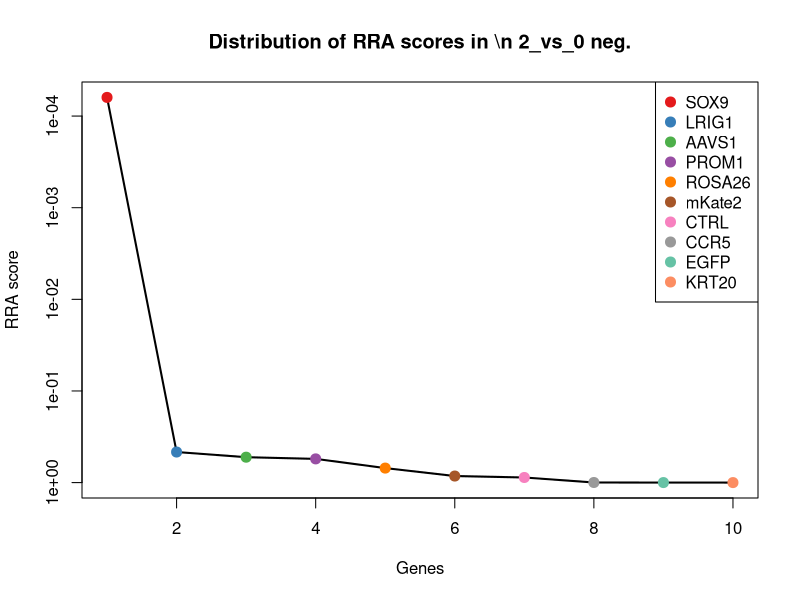
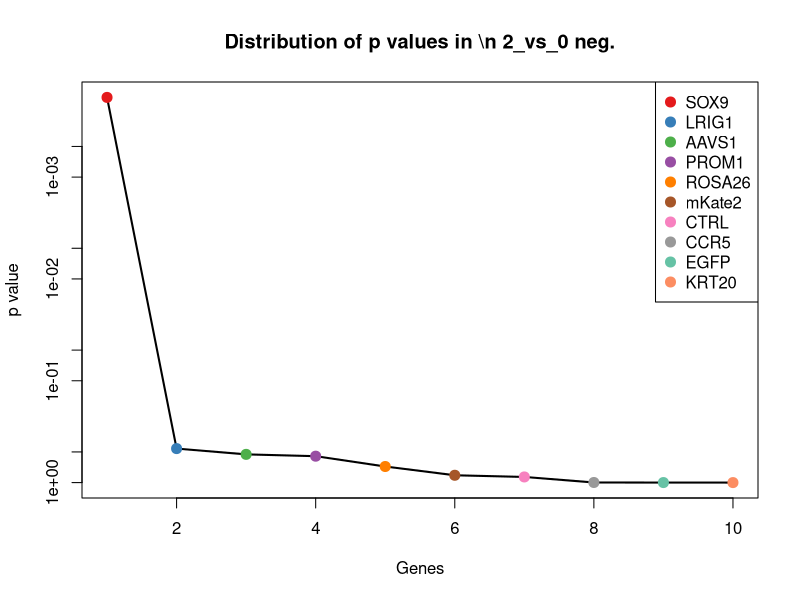
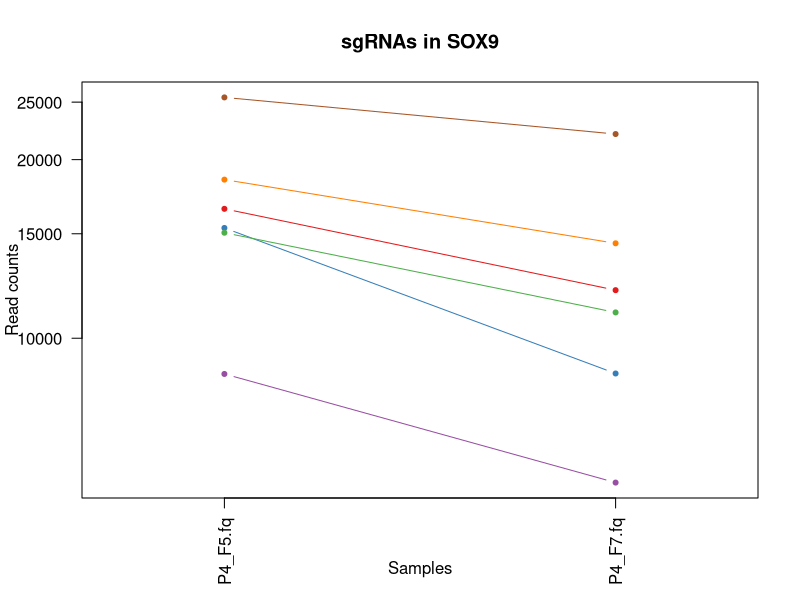
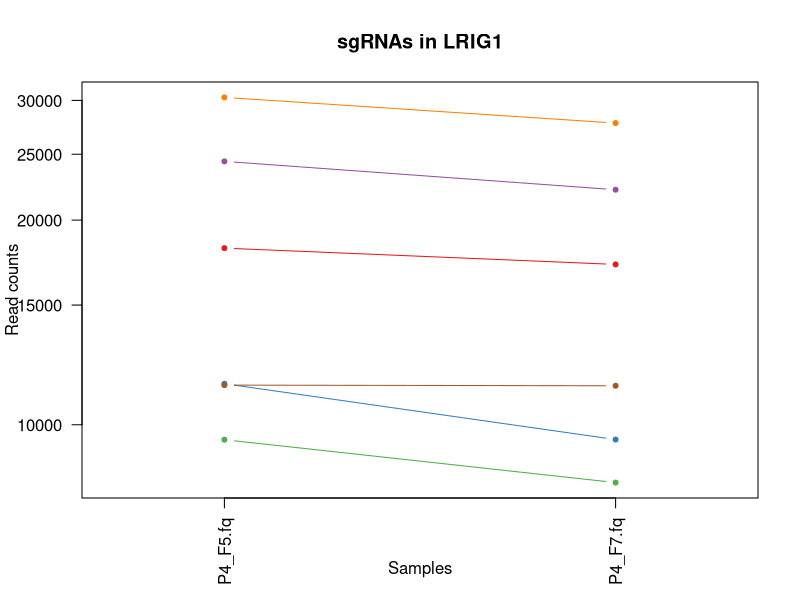
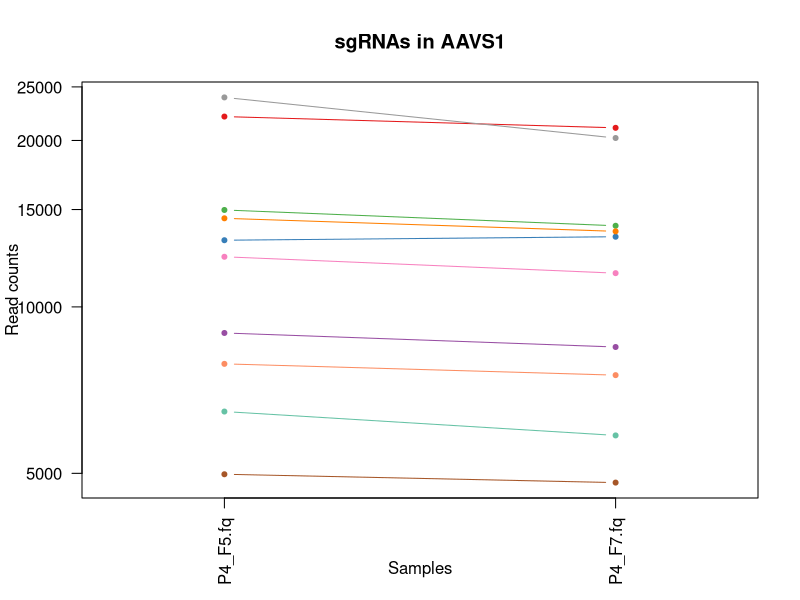
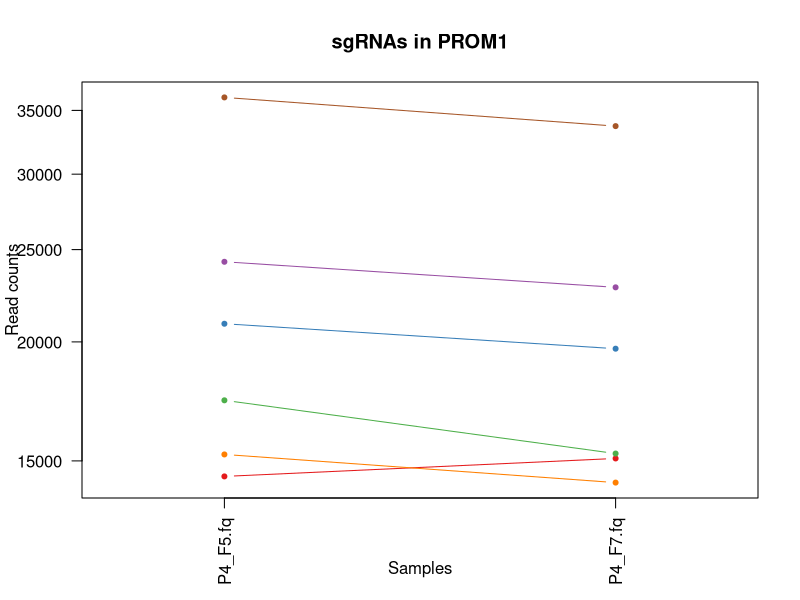
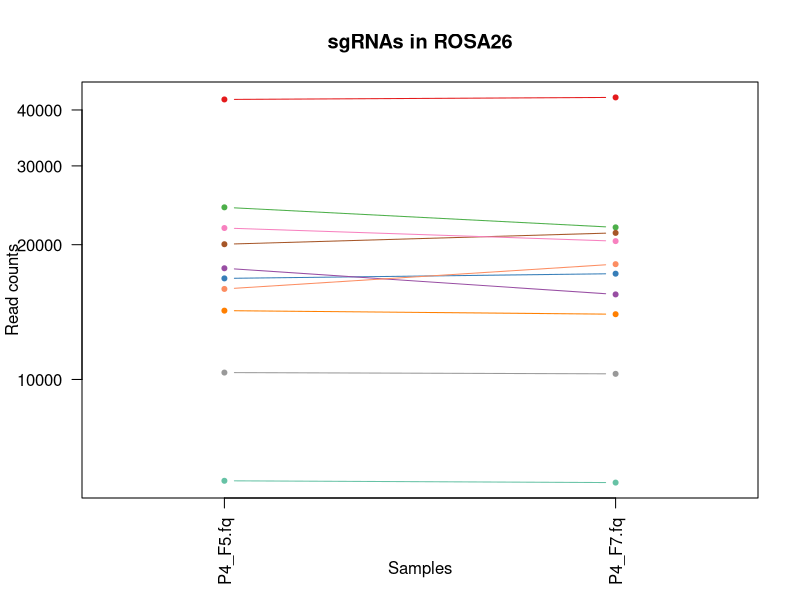
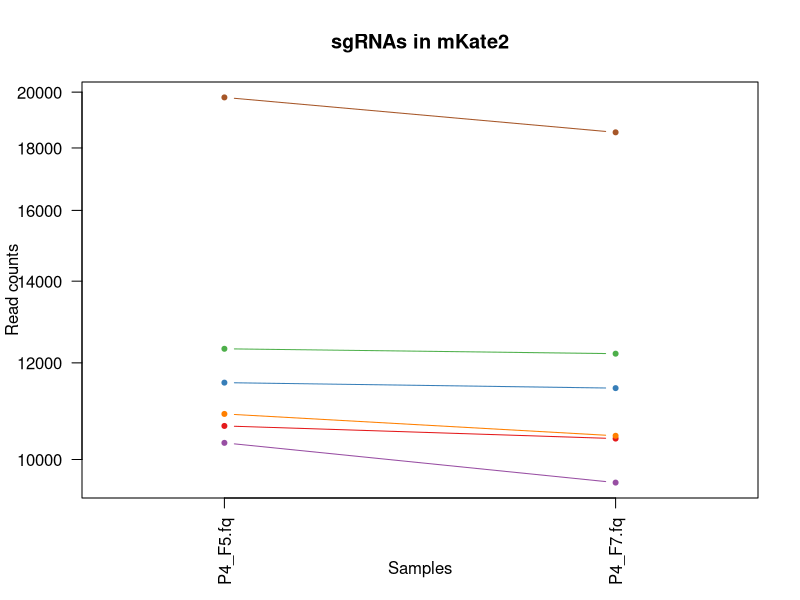

Here is the R script that generated these plots, in order: (Note: this script raises an error after producing the figures.)
pdf(file='P4_02_day3.pdf',width=4.5,height=4.5);
gstable=read.table('P4_02_day3.gene_summary.txt',header=T)
# 
#
# parameters
# Do not modify the variables beginning with "__"

# gstablename='__GENE_SUMMARY_FILE__'
startindex=3
# outputfile='__OUTPUT_FILE__'
targetgenelist=c("SOX9","LRIG1","AAVS1","PROM1","ROSA26","mKate2","CTRL","CCR5","EGFP","KRT20")
# samplelabel=sub('.\\w+.\\w+$','',colnames(gstable)[startindex]);
samplelabel='2_vs_0 neg.'


# You need to write some codes in front of this code:
# gstable=read.table(gstablename,header=T)
# pdf(file=outputfile,width=6,height=6)


# set up color using RColorBrewer
#library(RColorBrewer)
#colors <- brewer.pal(length(targetgenelist), "Set1")

colors=c( "#E41A1C", "#377EB8", "#4DAF4A", "#984EA3", "#FF7F00",  "#A65628", "#F781BF",
          "#999999", "#66C2A5", "#FC8D62", "#8DA0CB", "#E78AC3", "#A6D854", "#FFD92F", "#E5C494", "#B3B3B3", 
          "#8DD3C7", "#FFFFB3", "#BEBADA", "#FB8072", "#80B1D3", "#FDB462", "#B3DE69", "#FCCDE5",
          "#D9D9D9", "#BC80BD", "#CCEBC5", "#FFED6F")

######
# function definition

plotrankedvalues<-function(val, tglist, ...){
  
  plot(val,log='y',ylim=c(max(val),min(val)),type='l',lwd=2, ...)
  if(length(tglist)>0){
    for(i in 1:length(tglist)){
      targetgene=tglist[i];
      tx=which(names(val)==targetgene);ty=val[targetgene];
      points(tx,ty,col=colors[(i %% length(colors)) ],cex=2,pch=20)
      # text(tx+50,ty,targetgene,col=colors[i])
    }
    legend('topright',tglist,pch=20,pt.cex = 2,cex=1,col=colors)
  }
}



plotrandvalues<-function(val,targetgenelist, ...){
  # choose the one with the best distance distribution
  
  mindiffvalue=0;
  randval=val;
  for(i in 1:20){
    randval0=sample(val)
    vindex=sort(which(names(randval0) %in% targetgenelist))
    if(max(vindex)>0.9*length(val)){
      # print('pass...')
      next;
    }
    mindiffind=min(diff(vindex));
    if (mindiffind > mindiffvalue){
      mindiffvalue=mindiffind;
      randval=randval0;
      # print(paste('Diff: ',mindiffvalue))
    }
  }
  plot(randval,log='y',ylim=c(max(randval),min(randval)),pch=20,col='grey', ...)
  
  if(length(targetgenelist)>0){
    for(i in 1:length(targetgenelist)){
      targetgene=targetgenelist[i];
      tx=which(names(randval)==targetgene);ty=randval[targetgene];
      points(tx,ty,col=colors[(i %% length(colors)) ],cex=2,pch=20)
      text(tx+50,ty,targetgene,col=colors[i])
    }
  }
  
}




# set.seed(1235)



pvec=gstable[,startindex]
names(pvec)=gstable[,'id']
pvec=sort(pvec);

plotrankedvalues(pvec,targetgenelist,xlab='Genes',ylab='RRA score',main=paste('Distribution of RRA scores in \\n',samplelabel))

# plotrandvalues(pvec,targetgenelist,xlab='Genes',ylab='RRA score',main=paste('Distribution of RRA scores in \\n',samplelabel))


pvec=gstable[,startindex+1]
names(pvec)=gstable[,'id']
pvec=sort(pvec);

plotrankedvalues(pvec,targetgenelist,xlab='Genes',ylab='p value',main=paste('Distribution of p values in \\n',samplelabel))

# plotrandvalues(pvec,targetgenelist,xlab='Genes',ylab='p value',main=paste('Distribution of p values in \\n',samplelabel))



# you need to write after this code:
# dev.off()






# parameters
# Do not modify the variables beginning with "__"
targetmat=list(c(16523.277406669917,12050.718204267621),c(15341.141543221409,8720.537786324996),c(15059.807407550856,11053.267329429924),c(8704.495907434663,5709.862298439452),c(18505.92869716839,14453.30366398001),c(25462.958001652518,22088.211795487397))
targetgene="SOX9"
collabel=c("P4_F5.fq","P4_F7.fq")

# set up color using RColorBrewer
#library(RColorBrewer)
#colors <- brewer.pal(length(targetgenelist), "Set1")

colors=c( "#E41A1C", "#377EB8", "#4DAF4A", "#984EA3", "#FF7F00",  "#A65628", "#F781BF",
          "#999999", "#66C2A5", "#FC8D62", "#8DA0CB", "#E78AC3", "#A6D854", "#FFD92F", "#E5C494", "#B3B3B3", 
          "#8DD3C7", "#FFFFB3", "#BEBADA", "#FB8072", "#80B1D3", "#FDB462", "#B3DE69", "#FCCDE5",
          "#D9D9D9", "#BC80BD", "#CCEBC5", "#FFED6F")


## code

targetmatvec=unlist(targetmat)+1
yrange=range(targetmatvec[targetmatvec>0]);
# yrange[1]=1; # set the minimum value to 1
for(i in 1:length(targetmat)){
  vali=targetmat[[i]]+1;
  if(i==1){
    plot(1:length(vali),vali,type='b',las=1,pch=20,main=paste('sgRNAs in',targetgene),ylab='Read counts',xlab='Samples',xlim=c(0.7,length(vali)+0.3),ylim = yrange,col=colors[(i %% length(colors))],xaxt='n',log='y')
    axis(1,at=1:length(vali),labels=(collabel),las=2)
    # lines(0:100,rep(1,101),col='black');
  }else{
    lines(1:length(vali),vali,type='b',pch=20,col=colors[(i %% length(colors))])
  }
}




# parameters
# Do not modify the variables beginning with "__"
targetmat=list(c(18187.320007244958,17212.03978049438),c(11488.550114370077,9509.566090301087),c(9505.011334484629,8220.09458046498),c(24400.633205445414,22167.229143781085),c(30305.100096979142,27782.041588475957),c(11436.188240538648,11410.563165192681))
targetgene="LRIG1"
collabel=c("P4_F5.fq","P4_F7.fq")

# set up color using RColorBrewer
#library(RColorBrewer)
#colors <- brewer.pal(length(targetgenelist), "Set1")

colors=c( "#E41A1C", "#377EB8", "#4DAF4A", "#984EA3", "#FF7F00",  "#A65628", "#F781BF",
          "#999999", "#66C2A5", "#FC8D62", "#8DA0CB", "#E78AC3", "#A6D854", "#FFD92F", "#E5C494", "#B3B3B3", 
          "#8DD3C7", "#FFFFB3", "#BEBADA", "#FB8072", "#80B1D3", "#FDB462", "#B3DE69", "#FCCDE5",
          "#D9D9D9", "#BC80BD", "#CCEBC5", "#FFED6F")


## code

targetmatvec=unlist(targetmat)+1
yrange=range(targetmatvec[targetmatvec>0]);
# yrange[1]=1; # set the minimum value to 1
for(i in 1:length(targetmat)){
  vali=targetmat[[i]]+1;
  if(i==1){
    plot(1:length(vali),vali,type='b',las=1,pch=20,main=paste('sgRNAs in',targetgene),ylab='Read counts',xlab='Samples',xlim=c(0.7,length(vali)+0.3),ylim = yrange,col=colors[(i %% length(colors))],xaxt='n',log='y')
    axis(1,at=1:length(vali),labels=(collabel),las=2)
    # lines(0:100,rep(1,101),col='black');
  }else{
    lines(1:length(vali),vali,type='b',pch=20,col=colors[(i %% length(colors))])
  }
}




# parameters
# Do not modify the variables beginning with "__"
targetmat=list(c(22092.273309927717,21080.454310002697),c(13199.629652454703,13392.867946299519),c(14971.945958240492,14019.280837845123),c(8969.855234139695,8460.582162228375),c(14461.639560730815,13697.485549866486),c(4979.702950307493,4809.75163526789),c(12320.12766996411,11507.903376858816),c(23927.601362188616,20204.392405007475),c(6466.247673487862,5854.15484749749),c(7887.118182032203,7524.970951272692))
targetgene="AAVS1"
collabel=c("P4_F5.fq","P4_F7.fq")

# set up color using RColorBrewer
#library(RColorBrewer)
#colors <- brewer.pal(length(targetgenelist), "Set1")

colors=c( "#E41A1C", "#377EB8", "#4DAF4A", "#984EA3", "#FF7F00",  "#A65628", "#F781BF",
          "#999999", "#66C2A5", "#FC8D62", "#8DA0CB", "#E78AC3", "#A6D854", "#FFD92F", "#E5C494", "#B3B3B3", 
          "#8DD3C7", "#FFFFB3", "#BEBADA", "#FB8072", "#80B1D3", "#FDB462", "#B3DE69", "#FCCDE5",
          "#D9D9D9", "#BC80BD", "#CCEBC5", "#FFED6F")


## code

targetmatvec=unlist(targetmat)+1
yrange=range(targetmatvec[targetmatvec>0]);
# yrange[1]=1; # set the minimum value to 1
for(i in 1:length(targetmat)){
  vali=targetmat[[i]]+1;
  if(i==1){
    plot(1:length(vali),vali,type='b',las=1,pch=20,main=paste('sgRNAs in',targetgene),ylab='Read counts',xlab='Samples',xlim=c(0.7,length(vali)+0.3),ylim = yrange,col=colors[(i %% length(colors))],xaxt='n',log='y')
    axis(1,at=1:length(vali),labels=(collabel),las=2)
    # lines(0:100,rep(1,101),col='black');
  }else{
    lines(1:length(vali),vali,type='b',pch=20,col=colors[(i %% length(colors))])
  }
}




# parameters
# Do not modify the variables beginning with "__"
targetmat=list(c(14446.552241152267,15087.732808251061),c(20895.937616287636,19673.02936720645),c(17364.61734552066,15267.525905093218),c(24272.83473372125,22818.835972463807),c(15234.642816784606,14232.284124549844),c(36117.268092267645,33695.745741933904))
targetgene="PROM1"
collabel=c("P4_F5.fq","P4_F7.fq")

# set up color using RColorBrewer
#library(RColorBrewer)
#colors <- brewer.pal(length(targetgenelist), "Set1")

colors=c( "#E41A1C", "#377EB8", "#4DAF4A", "#984EA3", "#FF7F00",  "#A65628", "#F781BF",
          "#999999", "#66C2A5", "#FC8D62", "#8DA0CB", "#E78AC3", "#A6D854", "#FFD92F", "#E5C494", "#B3B3B3", 
          "#8DD3C7", "#FFFFB3", "#BEBADA", "#FB8072", "#80B1D3", "#FDB462", "#B3DE69", "#FCCDE5",
          "#D9D9D9", "#BC80BD", "#CCEBC5", "#FFED6F")


## code

targetmatvec=unlist(targetmat)+1
yrange=range(targetmatvec[targetmatvec>0]);
# yrange[1]=1; # set the minimum value to 1
for(i in 1:length(targetmat)){
  vali=targetmat[[i]]+1;
  if(i==1){
    plot(1:length(vali),vali,type='b',las=1,pch=20,main=paste('sgRNAs in',targetgene),ylab='Read counts',xlab='Samples',xlim=c(0.7,length(vali)+0.3),ylim = yrange,col=colors[(i %% length(colors))],xaxt='n',log='y')
    axis(1,at=1:length(vali),labels=(collabel),las=2)
    # lines(0:100,rep(1,101),col='black');
  }else{
    lines(1:length(vali),vali,type='b',pch=20,col=colors[(i %% length(colors))])
  }
}




# parameters
# Do not modify the variables beginning with "__"
targetmat=list(c(42222.307585257346,42668.22289963008),c(16817.0363937581,17229.21746490605),c(24239.11013701626,21866.047077096453),c(17716.95063214908,15487.400265562606),c(14245.979639696288,13987.215826943337),c(20049.272741115055,21253.376333080185),c(21791.414407743752,20371.588533281072),c(10358.776124752996,10291.723320512507),c(5936.41650946477,5881.639142556163),c(15928.65951739777,18093.82758029349))
targetgene="ROSA26"
collabel=c("P4_F5.fq","P4_F7.fq")

# set up color using RColorBrewer
#library(RColorBrewer)
#colors <- brewer.pal(length(targetgenelist), "Set1")

colors=c( "#E41A1C", "#377EB8", "#4DAF4A", "#984EA3", "#FF7F00",  "#A65628", "#F781BF",
          "#999999", "#66C2A5", "#FC8D62", "#8DA0CB", "#E78AC3", "#A6D854", "#FFD92F", "#E5C494", "#B3B3B3", 
          "#8DD3C7", "#FFFFB3", "#BEBADA", "#FB8072", "#80B1D3", "#FDB462", "#B3DE69", "#FCCDE5",
          "#D9D9D9", "#BC80BD", "#CCEBC5", "#FFED6F")


## code

targetmatvec=unlist(targetmat)+1
yrange=range(targetmatvec[targetmatvec>0]);
# yrange[1]=1; # set the minimum value to 1
for(i in 1:length(targetmat)){
  vali=targetmat[[i]]+1;
  if(i==1){
    plot(1:length(vali),vali,type='b',las=1,pch=20,main=paste('sgRNAs in',targetgene),ylab='Read counts',xlab='Samples',xlim=c(0.7,length(vali)+0.3),ylim = yrange,col=colors[(i %% length(colors))],xaxt='n',log='y')
    axis(1,at=1:length(vali),labels=(collabel),las=2)
    # lines(0:100,rep(1,101),col='black');
  }else{
    lines(1:length(vali),vali,type='b',pch=20,col=colors[(i %% length(colors))])
  }
}




# parameters
# Do not modify the variables beginning with "__"
targetmat=list(c(10652.535111841176,10401.660500747203),c(11559.549265327945,11440.337818172911),c(12321.902648738056,12208.752900854995),c(10317.951612952222,9572.55093314388),c(10896.594693258849,10456.62909086455),c(19800.775712762515,18538.157017075384))
targetgene="mKate2"
collabel=c("P4_F5.fq","P4_F7.fq")

# set up color using RColorBrewer
#library(RColorBrewer)
#colors <- brewer.pal(length(targetgenelist), "Set1")

colors=c( "#E41A1C", "#377EB8", "#4DAF4A", "#984EA3", "#FF7F00",  "#A65628", "#F781BF",
          "#999999", "#66C2A5", "#FC8D62", "#8DA0CB", "#E78AC3", "#A6D854", "#FFD92F", "#E5C494", "#B3B3B3", 
          "#8DD3C7", "#FFFFB3", "#BEBADA", "#FB8072", "#80B1D3", "#FDB462", "#B3DE69", "#FCCDE5",
          "#D9D9D9", "#BC80BD", "#CCEBC5", "#FFED6F")


## code

targetmatvec=unlist(targetmat)+1
yrange=range(targetmatvec[targetmatvec>0]);
# yrange[1]=1; # set the minimum value to 1
for(i in 1:length(targetmat)){
  vali=targetmat[[i]]+1;
  if(i==1){
    plot(1:length(vali),vali,type='b',las=1,pch=20,main=paste('sgRNAs in',targetgene),ylab='Read counts',xlab='Samples',xlim=c(0.7,length(vali)+0.3),ylim = yrange,col=colors[(i %% length(colors))],xaxt='n',log='y')
    axis(1,at=1:length(vali),labels=(collabel),las=2)
    # lines(0:100,rep(1,101),col='black');
  }else{
    lines(1:length(vali),vali,type='b',pch=20,col=colors[(i %% length(colors))])
  }
}




# parameters
# Do not modify the variables beginning with "__"
targetmat=list(c(12743.4601075504,11339.56206962444),c(11485.000156822183,10857.441727136873),c(40949.64780433756,39996.52038413484),c(7144.289565135505,6769.152837159167),c(12833.984025021682,12421.756187559717),c(25522.419790579734,24621.347656728485),c(14533.526201075656,14113.185512628925),c(15148.556346248191,14270.075030255519),c(13946.008226899296,13475.32083147554),c(22053.22377690089,20449.460702613982))
targetgene="CTRL"
collabel=c("P4_F5.fq","P4_F7.fq")

# set up color using RColorBrewer
#library(RColorBrewer)
#colors <- brewer.pal(length(targetgenelist), "Set1")

colors=c( "#E41A1C", "#377EB8", "#4DAF4A", "#984EA3", "#FF7F00",  "#A65628", "#F781BF",
          "#999999", "#66C2A5", "#FC8D62", "#8DA0CB", "#E78AC3", "#A6D854", "#FFD92F", "#E5C494", "#B3B3B3", 
          "#8DD3C7", "#FFFFB3", "#BEBADA", "#FB8072", "#80B1D3", "#FDB462", "#B3DE69", "#FCCDE5",
          "#D9D9D9", "#BC80BD", "#CCEBC5", "#FFED6F")


## code

targetmatvec=unlist(targetmat)+1
yrange=range(targetmatvec[targetmatvec>0]);
# yrange[1]=1; # set the minimum value to 1
for(i in 1:length(targetmat)){
  vali=targetmat[[i]]+1;
  if(i==1){
    plot(1:length(vali),vali,type='b',las=1,pch=20,main=paste('sgRNAs in',targetgene),ylab='Read counts',xlab='Samples',xlim=c(0.7,length(vali)+0.3),ylim = yrange,col=colors[(i %% length(colors))],xaxt='n',log='y')
    axis(1,at=1:length(vali),labels=(collabel),las=2)
    # lines(0:100,rep(1,101),col='black');
  }else{
    lines(1:length(vali),vali,type='b',pch=20,col=colors[(i %% length(colors))])
  }
}




# parameters
# Do not modify the variables beginning with "__"
targetmat=list(c(11627.885948124893,11923.603339621255),c(18341.74316057832,17537.270605355352),c(9946.981049197359,9800.441546338716),c(10017.980200155227,9815.32887282883),c(10752.821412569165,10439.451406452878),c(13906.958693872468,13324.157208652834),c(26808.391912304123,25998.997946544503),c(17121.445253489957,16396.672360420394),c(8422.274282377135,8174.287422033857),c(13262.641398929813,13037.862468458317))
targetgene="CCR5"
collabel=c("P4_F5.fq","P4_F7.fq")

# set up color using RColorBrewer
#library(RColorBrewer)
#colors <- brewer.pal(length(targetgenelist), "Set1")

colors=c( "#E41A1C", "#377EB8", "#4DAF4A", "#984EA3", "#FF7F00",  "#A65628", "#F781BF",
          "#999999", "#66C2A5", "#FC8D62", "#8DA0CB", "#E78AC3", "#A6D854", "#FFD92F", "#E5C494", "#B3B3B3", 
          "#8DD3C7", "#FFFFB3", "#BEBADA", "#FB8072", "#80B1D3", "#FDB462", "#B3DE69", "#FCCDE5",
          "#D9D9D9", "#BC80BD", "#CCEBC5", "#FFED6F")


## code

targetmatvec=unlist(targetmat)+1
yrange=range(targetmatvec[targetmatvec>0]);
# yrange[1]=1; # set the minimum value to 1
for(i in 1:length(targetmat)){
  vali=targetmat[[i]]+1;
  if(i==1){
    plot(1:length(vali),vali,type='b',las=1,pch=20,main=paste('sgRNAs in',targetgene),ylab='Read counts',xlab='Samples',xlim=c(0.7,length(vali)+0.3),ylim = yrange,col=colors[(i %% length(colors))],xaxt='n',log='y')
    axis(1,at=1:length(vali),labels=(collabel),las=2)
    # lines(0:100,rep(1,101),col='black');
  }else{
    lines(1:length(vali),vali,type='b',pch=20,col=colors[(i %% length(colors))])
  }
}




# parameters
# Do not modify the variables beginning with "__"
targetmat=list(c(7432.723615901846,18139.634738724613),c(12427.513885787885,22119.131627428404),c(6818.580960116284,8548.760942208286),c(8576.6974357105,12315.254544207355),c(11127.341933871921,18733.98261936843),c(22113.573055215078,21796.19116048899))
targetgene="EGFP"
collabel=c("P4_F5.fq","P4_F7.fq")

# set up color using RColorBrewer
#library(RColorBrewer)
#colors <- brewer.pal(length(targetgenelist), "Set1")

colors=c( "#E41A1C", "#377EB8", "#4DAF4A", "#984EA3", "#FF7F00",  "#A65628", "#F781BF",
          "#999999", "#66C2A5", "#FC8D62", "#8DA0CB", "#E78AC3", "#A6D854", "#FFD92F", "#E5C494", "#B3B3B3", 
          "#8DD3C7", "#FFFFB3", "#BEBADA", "#FB8072", "#80B1D3", "#FDB462", "#B3DE69", "#FCCDE5",
          "#D9D9D9", "#BC80BD", "#CCEBC5", "#FFED6F")


## code

targetmatvec=unlist(targetmat)+1
yrange=range(targetmatvec[targetmatvec>0]);
# yrange[1]=1; # set the minimum value to 1
for(i in 1:length(targetmat)){
  vali=targetmat[[i]]+1;
  if(i==1){
    plot(1:length(vali),vali,type='b',las=1,pch=20,main=paste('sgRNAs in',targetgene),ylab='Read counts',xlab='Samples',xlim=c(0.7,length(vali)+0.3),ylim = yrange,col=colors[(i %% length(colors))],xaxt='n',log='y')
    axis(1,at=1:length(vali),labels=(collabel),las=2)
    # lines(0:100,rep(1,101),col='black');
  }else{
    lines(1:length(vali),vali,type='b',pch=20,col=colors[(i %% length(colors))])
  }
}




# parameters
# Do not modify the variables beginning with "__"
targetmat=list(c(7106.12752149565,12993.200488987972),c(12331.665031994764,18199.184044685073),c(8656.571480538101,15723.307131482889),c(4829.717243908996,7457.405392586787),c(15049.157534907175,25067.967451431934),c(8203.951893181691,11317.803669369658))
targetgene="KRT20"
collabel=c("P4_F5.fq","P4_F7.fq")

# set up color using RColorBrewer
#library(RColorBrewer)
#colors <- brewer.pal(length(targetgenelist), "Set1")

colors=c( "#E41A1C", "#377EB8", "#4DAF4A", "#984EA3", "#FF7F00",  "#A65628", "#F781BF",
          "#999999", "#66C2A5", "#FC8D62", "#8DA0CB", "#E78AC3", "#A6D854", "#FFD92F", "#E5C494", "#B3B3B3", 
          "#8DD3C7", "#FFFFB3", "#BEBADA", "#FB8072", "#80B1D3", "#FDB462", "#B3DE69", "#FCCDE5",
          "#D9D9D9", "#BC80BD", "#CCEBC5", "#FFED6F")


## code

targetmatvec=unlist(targetmat)+1
yrange=range(targetmatvec[targetmatvec>0]);
# yrange[1]=1; # set the minimum value to 1
for(i in 1:length(targetmat)){
  vali=targetmat[[i]]+1;
  if(i==1){
    plot(1:length(vali),vali,type='b',las=1,pch=20,main=paste('sgRNAs in',targetgene),ylab='Read counts',xlab='Samples',xlim=c(0.7,length(vali)+0.3),ylim = yrange,col=colors[(i %% length(colors))],xaxt='n',log='y')
    axis(1,at=1:length(vali),labels=(collabel),las=2)
    # lines(0:100,rep(1,101),col='black');
  }else{
    lines(1:length(vali),vali,type='b',pch=20,col=colors[(i %% length(colors))])
  }
}



# 
#
# parameters
# Do not modify the variables beginning with "__"

# gstablename='__GENE_SUMMARY_FILE__'
startindex=9
# outputfile='__OUTPUT_FILE__'
targetgenelist=c("KRT20","EGFP","PROM1","ROSA26","LRIG1","mKate2","CCR5","AAVS1","CTRL","SOX9")
# samplelabel=sub('.\\w+.\\w+$','',colnames(gstable)[startindex]);
samplelabel='2_vs_0 pos.'


# You need to write some codes in front of this code:
# gstable=read.table(gstablename,header=T)
# pdf(file=outputfile,width=6,height=6)


# set up color using RColorBrewer
#library(RColorBrewer)
#colors <- brewer.pal(length(targetgenelist), "Set1")

colors=c( "#E41A1C", "#377EB8", "#4DAF4A", "#984EA3", "#FF7F00",  "#A65628", "#F781BF",
          "#999999", "#66C2A5", "#FC8D62", "#8DA0CB", "#E78AC3", "#A6D854", "#FFD92F", "#E5C494", "#B3B3B3", 
          "#8DD3C7", "#FFFFB3", "#BEBADA", "#FB8072", "#80B1D3", "#FDB462", "#B3DE69", "#FCCDE5",
          "#D9D9D9", "#BC80BD", "#CCEBC5", "#FFED6F")

######
# function definition

plotrankedvalues<-function(val, tglist, ...){
  
  plot(val,log='y',ylim=c(max(val),min(val)),type='l',lwd=2, ...)
  if(length(tglist)>0){
    for(i in 1:length(tglist)){
      targetgene=tglist[i];
      tx=which(names(val)==targetgene);ty=val[targetgene];
      points(tx,ty,col=colors[(i %% length(colors)) ],cex=2,pch=20)
      # text(tx+50,ty,targetgene,col=colors[i])
    }
    legend('topright',tglist,pch=20,pt.cex = 2,cex=1,col=colors)
  }
}



plotrandvalues<-function(val,targetgenelist, ...){
  # choose the one with the best distance distribution
  
  mindiffvalue=0;
  randval=val;
  for(i in 1:20){
    randval0=sample(val)
    vindex=sort(which(names(randval0) %in% targetgenelist))
    if(max(vindex)>0.9*length(val)){
      # print('pass...')
      next;
    }
    mindiffind=min(diff(vindex));
    if (mindiffind > mindiffvalue){
      mindiffvalue=mindiffind;
      randval=randval0;
      # print(paste('Diff: ',mindiffvalue))
    }
  }
  plot(randval,log='y',ylim=c(max(randval),min(randval)),pch=20,col='grey', ...)
  
  if(length(targetgenelist)>0){
    for(i in 1:length(targetgenelist)){
      targetgene=targetgenelist[i];
      tx=which(names(randval)==targetgene);ty=randval[targetgene];
      points(tx,ty,col=colors[(i %% length(colors)) ],cex=2,pch=20)
      text(tx+50,ty,targetgene,col=colors[i])
    }
  }
  
}




# set.seed(1235)



pvec=gstable[,startindex]
names(pvec)=gstable[,'id']
pvec=sort(pvec);

plotrankedvalues(pvec,targetgenelist,xlab='Genes',ylab='RRA score',main=paste('Distribution of RRA scores in \\n',samplelabel))

# plotrandvalues(pvec,targetgenelist,xlab='Genes',ylab='RRA score',main=paste('Distribution of RRA scores in \\n',samplelabel))


pvec=gstable[,startindex+1]
names(pvec)=gstable[,'id']
pvec=sort(pvec);

plotrankedvalues(pvec,targetgenelist,xlab='Genes',ylab='p value',main=paste('Distribution of p values in \\n',samplelabel))

# plotrandvalues(pvec,targetgenelist,xlab='Genes',ylab='p value',main=paste('Distribution of p values in \\n',samplelabel))



# you need to write after this code:
# dev.off()






# parameters
# Do not modify the variables beginning with "__"
targetmat=list(c(7106.12752149565,12993.200488987972),c(12331.665031994764,18199.184044685073),c(8656.571480538101,15723.307131482889),c(4829.717243908996,7457.405392586787),c(15049.157534907175,25067.967451431934),c(8203.951893181691,11317.803669369658))
targetgene="KRT20"
collabel=c("P4_F5.fq","P4_F7.fq")

# set up color using RColorBrewer
#library(RColorBrewer)
#colors <- brewer.pal(length(targetgenelist), "Set1")

colors=c( "#E41A1C", "#377EB8", "#4DAF4A", "#984EA3", "#FF7F00",  "#A65628", "#F781BF",
          "#999999", "#66C2A5", "#FC8D62", "#8DA0CB", "#E78AC3", "#A6D854", "#FFD92F", "#E5C494", "#B3B3B3", 
          "#8DD3C7", "#FFFFB3", "#BEBADA", "#FB8072", "#80B1D3", "#FDB462", "#B3DE69", "#FCCDE5",
          "#D9D9D9", "#BC80BD", "#CCEBC5", "#FFED6F")


## code

targetmatvec=unlist(targetmat)+1
yrange=range(targetmatvec[targetmatvec>0]);
# yrange[1]=1; # set the minimum value to 1
for(i in 1:length(targetmat)){
  vali=targetmat[[i]]+1;
  if(i==1){
    plot(1:length(vali),vali,type='b',las=1,pch=20,main=paste('sgRNAs in',targetgene),ylab='Read counts',xlab='Samples',xlim=c(0.7,length(vali)+0.3),ylim = yrange,col=colors[(i %% length(colors))],xaxt='n',log='y')
    axis(1,at=1:length(vali),labels=(collabel),las=2)
    # lines(0:100,rep(1,101),col='black');
  }else{
    lines(1:length(vali),vali,type='b',pch=20,col=colors[(i %% length(colors))])
  }
}




# parameters
# Do not modify the variables beginning with "__"
targetmat=list(c(7432.723615901846,18139.634738724613),c(12427.513885787885,22119.131627428404),c(6818.580960116284,8548.760942208286),c(8576.6974357105,12315.254544207355),c(11127.341933871921,18733.98261936843),c(22113.573055215078,21796.19116048899))
targetgene="EGFP"
collabel=c("P4_F5.fq","P4_F7.fq")

# set up color using RColorBrewer
#library(RColorBrewer)
#colors <- brewer.pal(length(targetgenelist), "Set1")

colors=c( "#E41A1C", "#377EB8", "#4DAF4A", "#984EA3", "#FF7F00",  "#A65628", "#F781BF",
          "#999999", "#66C2A5", "#FC8D62", "#8DA0CB", "#E78AC3", "#A6D854", "#FFD92F", "#E5C494", "#B3B3B3", 
          "#8DD3C7", "#FFFFB3", "#BEBADA", "#FB8072", "#80B1D3", "#FDB462", "#B3DE69", "#FCCDE5",
          "#D9D9D9", "#BC80BD", "#CCEBC5", "#FFED6F")


## code

targetmatvec=unlist(targetmat)+1
yrange=range(targetmatvec[targetmatvec>0]);
# yrange[1]=1; # set the minimum value to 1
for(i in 1:length(targetmat)){
  vali=targetmat[[i]]+1;
  if(i==1){
    plot(1:length(vali),vali,type='b',las=1,pch=20,main=paste('sgRNAs in',targetgene),ylab='Read counts',xlab='Samples',xlim=c(0.7,length(vali)+0.3),ylim = yrange,col=colors[(i %% length(colors))],xaxt='n',log='y')
    axis(1,at=1:length(vali),labels=(collabel),las=2)
    # lines(0:100,rep(1,101),col='black');
  }else{
    lines(1:length(vali),vali,type='b',pch=20,col=colors[(i %% length(colors))])
  }
}




# parameters
# Do not modify the variables beginning with "__"
targetmat=list(c(14446.552241152267,15087.732808251061),c(20895.937616287636,19673.02936720645),c(17364.61734552066,15267.525905093218),c(24272.83473372125,22818.835972463807),c(15234.642816784606,14232.284124549844),c(36117.268092267645,33695.745741933904))
targetgene="PROM1"
collabel=c("P4_F5.fq","P4_F7.fq")

# set up color using RColorBrewer
#library(RColorBrewer)
#colors <- brewer.pal(length(targetgenelist), "Set1")

colors=c( "#E41A1C", "#377EB8", "#4DAF4A", "#984EA3", "#FF7F00",  "#A65628", "#F781BF",
          "#999999", "#66C2A5", "#FC8D62", "#8DA0CB", "#E78AC3", "#A6D854", "#FFD92F", "#E5C494", "#B3B3B3", 
          "#8DD3C7", "#FFFFB3", "#BEBADA", "#FB8072", "#80B1D3", "#FDB462", "#B3DE69", "#FCCDE5",
          "#D9D9D9", "#BC80BD", "#CCEBC5", "#FFED6F")


## code

targetmatvec=unlist(targetmat)+1
yrange=range(targetmatvec[targetmatvec>0]);
# yrange[1]=1; # set the minimum value to 1
for(i in 1:length(targetmat)){
  vali=targetmat[[i]]+1;
  if(i==1){
    plot(1:length(vali),vali,type='b',las=1,pch=20,main=paste('sgRNAs in',targetgene),ylab='Read counts',xlab='Samples',xlim=c(0.7,length(vali)+0.3),ylim = yrange,col=colors[(i %% length(colors))],xaxt='n',log='y')
    axis(1,at=1:length(vali),labels=(collabel),las=2)
    # lines(0:100,rep(1,101),col='black');
  }else{
    lines(1:length(vali),vali,type='b',pch=20,col=colors[(i %% length(colors))])
  }
}




# parameters
# Do not modify the variables beginning with "__"
targetmat=list(c(42222.307585257346,42668.22289963008),c(16817.0363937581,17229.21746490605),c(24239.11013701626,21866.047077096453),c(17716.95063214908,15487.400265562606),c(14245.979639696288,13987.215826943337),c(20049.272741115055,21253.376333080185),c(21791.414407743752,20371.588533281072),c(10358.776124752996,10291.723320512507),c(5936.41650946477,5881.639142556163),c(15928.65951739777,18093.82758029349))
targetgene="ROSA26"
collabel=c("P4_F5.fq","P4_F7.fq")

# set up color using RColorBrewer
#library(RColorBrewer)
#colors <- brewer.pal(length(targetgenelist), "Set1")

colors=c( "#E41A1C", "#377EB8", "#4DAF4A", "#984EA3", "#FF7F00",  "#A65628", "#F781BF",
          "#999999", "#66C2A5", "#FC8D62", "#8DA0CB", "#E78AC3", "#A6D854", "#FFD92F", "#E5C494", "#B3B3B3", 
          "#8DD3C7", "#FFFFB3", "#BEBADA", "#FB8072", "#80B1D3", "#FDB462", "#B3DE69", "#FCCDE5",
          "#D9D9D9", "#BC80BD", "#CCEBC5", "#FFED6F")


## code

targetmatvec=unlist(targetmat)+1
yrange=range(targetmatvec[targetmatvec>0]);
# yrange[1]=1; # set the minimum value to 1
for(i in 1:length(targetmat)){
  vali=targetmat[[i]]+1;
  if(i==1){
    plot(1:length(vali),vali,type='b',las=1,pch=20,main=paste('sgRNAs in',targetgene),ylab='Read counts',xlab='Samples',xlim=c(0.7,length(vali)+0.3),ylim = yrange,col=colors[(i %% length(colors))],xaxt='n',log='y')
    axis(1,at=1:length(vali),labels=(collabel),las=2)
    # lines(0:100,rep(1,101),col='black');
  }else{
    lines(1:length(vali),vali,type='b',pch=20,col=colors[(i %% length(colors))])
  }
}




# parameters
# Do not modify the variables beginning with "__"
targetmat=list(c(18187.320007244958,17212.03978049438),c(11488.550114370077,9509.566090301087),c(9505.011334484629,8220.09458046498),c(24400.633205445414,22167.229143781085),c(30305.100096979142,27782.041588475957),c(11436.188240538648,11410.563165192681))
targetgene="LRIG1"
collabel=c("P4_F5.fq","P4_F7.fq")

# set up color using RColorBrewer
#library(RColorBrewer)
#colors <- brewer.pal(length(targetgenelist), "Set1")

colors=c( "#E41A1C", "#377EB8", "#4DAF4A", "#984EA3", "#FF7F00",  "#A65628", "#F781BF",
          "#999999", "#66C2A5", "#FC8D62", "#8DA0CB", "#E78AC3", "#A6D854", "#FFD92F", "#E5C494", "#B3B3B3", 
          "#8DD3C7", "#FFFFB3", "#BEBADA", "#FB8072", "#80B1D3", "#FDB462", "#B3DE69", "#FCCDE5",
          "#D9D9D9", "#BC80BD", "#CCEBC5", "#FFED6F")


## code

targetmatvec=unlist(targetmat)+1
yrange=range(targetmatvec[targetmatvec>0]);
# yrange[1]=1; # set the minimum value to 1
for(i in 1:length(targetmat)){
  vali=targetmat[[i]]+1;
  if(i==1){
    plot(1:length(vali),vali,type='b',las=1,pch=20,main=paste('sgRNAs in',targetgene),ylab='Read counts',xlab='Samples',xlim=c(0.7,length(vali)+0.3),ylim = yrange,col=colors[(i %% length(colors))],xaxt='n',log='y')
    axis(1,at=1:length(vali),labels=(collabel),las=2)
    # lines(0:100,rep(1,101),col='black');
  }else{
    lines(1:length(vali),vali,type='b',pch=20,col=colors[(i %% length(colors))])
  }
}




# parameters
# Do not modify the variables beginning with "__"
targetmat=list(c(10652.535111841176,10401.660500747203),c(11559.549265327945,11440.337818172911),c(12321.902648738056,12208.752900854995),c(10317.951612952222,9572.55093314388),c(10896.594693258849,10456.62909086455),c(19800.775712762515,18538.157017075384))
targetgene="mKate2"
collabel=c("P4_F5.fq","P4_F7.fq")

# set up color using RColorBrewer
#library(RColorBrewer)
#colors <- brewer.pal(length(targetgenelist), "Set1")

colors=c( "#E41A1C", "#377EB8", "#4DAF4A", "#984EA3", "#FF7F00",  "#A65628", "#F781BF",
          "#999999", "#66C2A5", "#FC8D62", "#8DA0CB", "#E78AC3", "#A6D854", "#FFD92F", "#E5C494", "#B3B3B3", 
          "#8DD3C7", "#FFFFB3", "#BEBADA", "#FB8072", "#80B1D3", "#FDB462", "#B3DE69", "#FCCDE5",
          "#D9D9D9", "#BC80BD", "#CCEBC5", "#FFED6F")


## code

targetmatvec=unlist(targetmat)+1
yrange=range(targetmatvec[targetmatvec>0]);
# yrange[1]=1; # set the minimum value to 1
for(i in 1:length(targetmat)){
  vali=targetmat[[i]]+1;
  if(i==1){
    plot(1:length(vali),vali,type='b',las=1,pch=20,main=paste('sgRNAs in',targetgene),ylab='Read counts',xlab='Samples',xlim=c(0.7,length(vali)+0.3),ylim = yrange,col=colors[(i %% length(colors))],xaxt='n',log='y')
    axis(1,at=1:length(vali),labels=(collabel),las=2)
    # lines(0:100,rep(1,101),col='black');
  }else{
    lines(1:length(vali),vali,type='b',pch=20,col=colors[(i %% length(colors))])
  }
}




# parameters
# Do not modify the variables beginning with "__"
targetmat=list(c(11627.885948124893,11923.603339621255),c(18341.74316057832,17537.270605355352),c(9946.981049197359,9800.441546338716),c(10017.980200155227,9815.32887282883),c(10752.821412569165,10439.451406452878),c(13906.958693872468,13324.157208652834),c(26808.391912304123,25998.997946544503),c(17121.445253489957,16396.672360420394),c(8422.274282377135,8174.287422033857),c(13262.641398929813,13037.862468458317))
targetgene="CCR5"
collabel=c("P4_F5.fq","P4_F7.fq")

# set up color using RColorBrewer
#library(RColorBrewer)
#colors <- brewer.pal(length(targetgenelist), "Set1")

colors=c( "#E41A1C", "#377EB8", "#4DAF4A", "#984EA3", "#FF7F00",  "#A65628", "#F781BF",
          "#999999", "#66C2A5", "#FC8D62", "#8DA0CB", "#E78AC3", "#A6D854", "#FFD92F", "#E5C494", "#B3B3B3", 
          "#8DD3C7", "#FFFFB3", "#BEBADA", "#FB8072", "#80B1D3", "#FDB462", "#B3DE69", "#FCCDE5",
          "#D9D9D9", "#BC80BD", "#CCEBC5", "#FFED6F")


## code

targetmatvec=unlist(targetmat)+1
yrange=range(targetmatvec[targetmatvec>0]);
# yrange[1]=1; # set the minimum value to 1
for(i in 1:length(targetmat)){
  vali=targetmat[[i]]+1;
  if(i==1){
    plot(1:length(vali),vali,type='b',las=1,pch=20,main=paste('sgRNAs in',targetgene),ylab='Read counts',xlab='Samples',xlim=c(0.7,length(vali)+0.3),ylim = yrange,col=colors[(i %% length(colors))],xaxt='n',log='y')
    axis(1,at=1:length(vali),labels=(collabel),las=2)
    # lines(0:100,rep(1,101),col='black');
  }else{
    lines(1:length(vali),vali,type='b',pch=20,col=colors[(i %% length(colors))])
  }
}




# parameters
# Do not modify the variables beginning with "__"
targetmat=list(c(22092.273309927717,21080.454310002697),c(13199.629652454703,13392.867946299519),c(14971.945958240492,14019.280837845123),c(8969.855234139695,8460.582162228375),c(14461.639560730815,13697.485549866486),c(4979.702950307493,4809.75163526789),c(12320.12766996411,11507.903376858816),c(23927.601362188616,20204.392405007475),c(6466.247673487862,5854.15484749749),c(7887.118182032203,7524.970951272692))
targetgene="AAVS1"
collabel=c("P4_F5.fq","P4_F7.fq")

# set up color using RColorBrewer
#library(RColorBrewer)
#colors <- brewer.pal(length(targetgenelist), "Set1")

colors=c( "#E41A1C", "#377EB8", "#4DAF4A", "#984EA3", "#FF7F00",  "#A65628", "#F781BF",
          "#999999", "#66C2A5", "#FC8D62", "#8DA0CB", "#E78AC3", "#A6D854", "#FFD92F", "#E5C494", "#B3B3B3", 
          "#8DD3C7", "#FFFFB3", "#BEBADA", "#FB8072", "#80B1D3", "#FDB462", "#B3DE69", "#FCCDE5",
          "#D9D9D9", "#BC80BD", "#CCEBC5", "#FFED6F")


## code

targetmatvec=unlist(targetmat)+1
yrange=range(targetmatvec[targetmatvec>0]);
# yrange[1]=1; # set the minimum value to 1
for(i in 1:length(targetmat)){
  vali=targetmat[[i]]+1;
  if(i==1){
    plot(1:length(vali),vali,type='b',las=1,pch=20,main=paste('sgRNAs in',targetgene),ylab='Read counts',xlab='Samples',xlim=c(0.7,length(vali)+0.3),ylim = yrange,col=colors[(i %% length(colors))],xaxt='n',log='y')
    axis(1,at=1:length(vali),labels=(collabel),las=2)
    # lines(0:100,rep(1,101),col='black');
  }else{
    lines(1:length(vali),vali,type='b',pch=20,col=colors[(i %% length(colors))])
  }
}




# parameters
# Do not modify the variables beginning with "__"
targetmat=list(c(12743.4601075504,11339.56206962444),c(11485.000156822183,10857.441727136873),c(40949.64780433756,39996.52038413484),c(7144.289565135505,6769.152837159167),c(12833.984025021682,12421.756187559717),c(25522.419790579734,24621.347656728485),c(14533.526201075656,14113.185512628925),c(15148.556346248191,14270.075030255519),c(13946.008226899296,13475.32083147554),c(22053.22377690089,20449.460702613982))
targetgene="CTRL"
collabel=c("P4_F5.fq","P4_F7.fq")

# set up color using RColorBrewer
#library(RColorBrewer)
#colors <- brewer.pal(length(targetgenelist), "Set1")

colors=c( "#E41A1C", "#377EB8", "#4DAF4A", "#984EA3", "#FF7F00",  "#A65628", "#F781BF",
          "#999999", "#66C2A5", "#FC8D62", "#8DA0CB", "#E78AC3", "#A6D854", "#FFD92F", "#E5C494", "#B3B3B3", 
          "#8DD3C7", "#FFFFB3", "#BEBADA", "#FB8072", "#80B1D3", "#FDB462", "#B3DE69", "#FCCDE5",
          "#D9D9D9", "#BC80BD", "#CCEBC5", "#FFED6F")


## code

targetmatvec=unlist(targetmat)+1
yrange=range(targetmatvec[targetmatvec>0]);
# yrange[1]=1; # set the minimum value to 1
for(i in 1:length(targetmat)){
  vali=targetmat[[i]]+1;
  if(i==1){
    plot(1:length(vali),vali,type='b',las=1,pch=20,main=paste('sgRNAs in',targetgene),ylab='Read counts',xlab='Samples',xlim=c(0.7,length(vali)+0.3),ylim = yrange,col=colors[(i %% length(colors))],xaxt='n',log='y')
    axis(1,at=1:length(vali),labels=(collabel),las=2)
    # lines(0:100,rep(1,101),col='black');
  }else{
    lines(1:length(vali),vali,type='b',pch=20,col=colors[(i %% length(colors))])
  }
}




# parameters
# Do not modify the variables beginning with "__"
targetmat=list(c(16523.277406669917,12050.718204267621),c(15341.141543221409,8720.537786324996),c(15059.807407550856,11053.267329429924),c(8704.495907434663,5709.862298439452),c(18505.92869716839,14453.30366398001),c(25462.958001652518,22088.211795487397))
targetgene="SOX9"
collabel=c("P4_F5.fq","P4_F7.fq")

# set up color using RColorBrewer
#library(RColorBrewer)
#colors <- brewer.pal(length(targetgenelist), "Set1")

colors=c( "#E41A1C", "#377EB8", "#4DAF4A", "#984EA3", "#FF7F00",  "#A65628", "#F781BF",
          "#999999", "#66C2A5", "#FC8D62", "#8DA0CB", "#E78AC3", "#A6D854", "#FFD92F", "#E5C494", "#B3B3B3", 
          "#8DD3C7", "#FFFFB3", "#BEBADA", "#FB8072", "#80B1D3", "#FDB462", "#B3DE69", "#FCCDE5",
          "#D9D9D9", "#BC80BD", "#CCEBC5", "#FFED6F")


## code

targetmatvec=unlist(targetmat)+1
yrange=range(targetmatvec[targetmatvec>0]);
# yrange[1]=1; # set the minimum value to 1
for(i in 1:length(targetmat)){
  vali=targetmat[[i]]+1;
  if(i==1){
    plot(1:length(vali),vali,type='b',las=1,pch=20,main=paste('sgRNAs in',targetgene),ylab='Read counts',xlab='Samples',xlim=c(0.7,length(vali)+0.3),ylim = yrange,col=colors[(i %% length(colors))],xaxt='n',log='y')
    axis(1,at=1:length(vali),labels=(collabel),las=2)
    # lines(0:100,rep(1,101),col='black');
  }else{
    lines(1:length(vali),vali,type='b',pch=20,col=colors[(i %% length(colors))])
  }
}



dev.off()
Sweave("P4_02_day3_summary.Rnw");
library(tools);

texi2dvi("P4_02_day3_summary.tex",pdf=TRUE);
